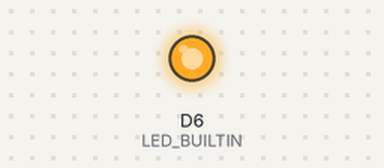
Recording of a sketch running on a simulated Arduino MKR. Shown: output pins drawn as LEDs (lit = HIGH).

Above: at 0.5 s.
At 4.0 s:
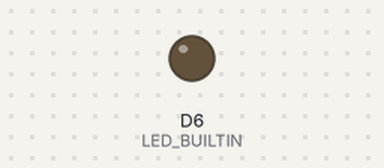
Timing chart, 0 to 9.1 s (numbered marks = the images above):
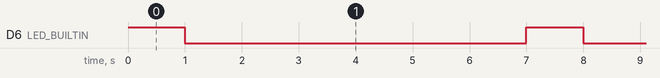

Measured:
- by itself, D6 (LED_BUILTIN): alternates HIGH for 1.0 s and LOW for 6.0 s

The sketch:

BatteryOptimizerWithDeepSleep.ino
```cpp
#include <ArduinoLowPower.h>

// NOTE TO MY REVIEWER: PLEASE READ ME

// The way to save or optimize on power is to run the microcontroller in low power mode
// This usually includes two tiers - Light sleep and deep sleep
// The normal active mode consumes about 160mA of current
// The light sleep mode consumes about 2-10mA of current
// The deep sleep mode mode consumes 10-100µA of current
// How it works is that the microcontroller turns off a variety of internal modules and keeps
// only the most vital modules on. Usually in the setup a trigger pin is set
// so that any change to that trigger pin can wake the board up

// In this example I'm showing how to use the low power module from Arduino itself.
// The board sleeps for 5 seconds and when you use the deepSleep option
// Then the board deepSleeps for 5 seconds. You can track the sleep time with the built in led on the board.

// I have implemented the deepSleep version in the other files so that
// The board saves power if connected to a battery source.

// UPDATE
// I have just commented the deepSleep in the other files out but when testing you can
// turn it back on.


void setup() {
  pinMode(LED_BUILTIN, OUTPUT);
}

void loop() {
  digitalWrite(LED_BUILTIN, HIGH);
  delay(1000);
  digitalWrite(LED_BUILTIN, LOW);
  delay(1000);
  LowPower.sleep(5000);
  // LowPower.deepSleep(5000);
}
```
